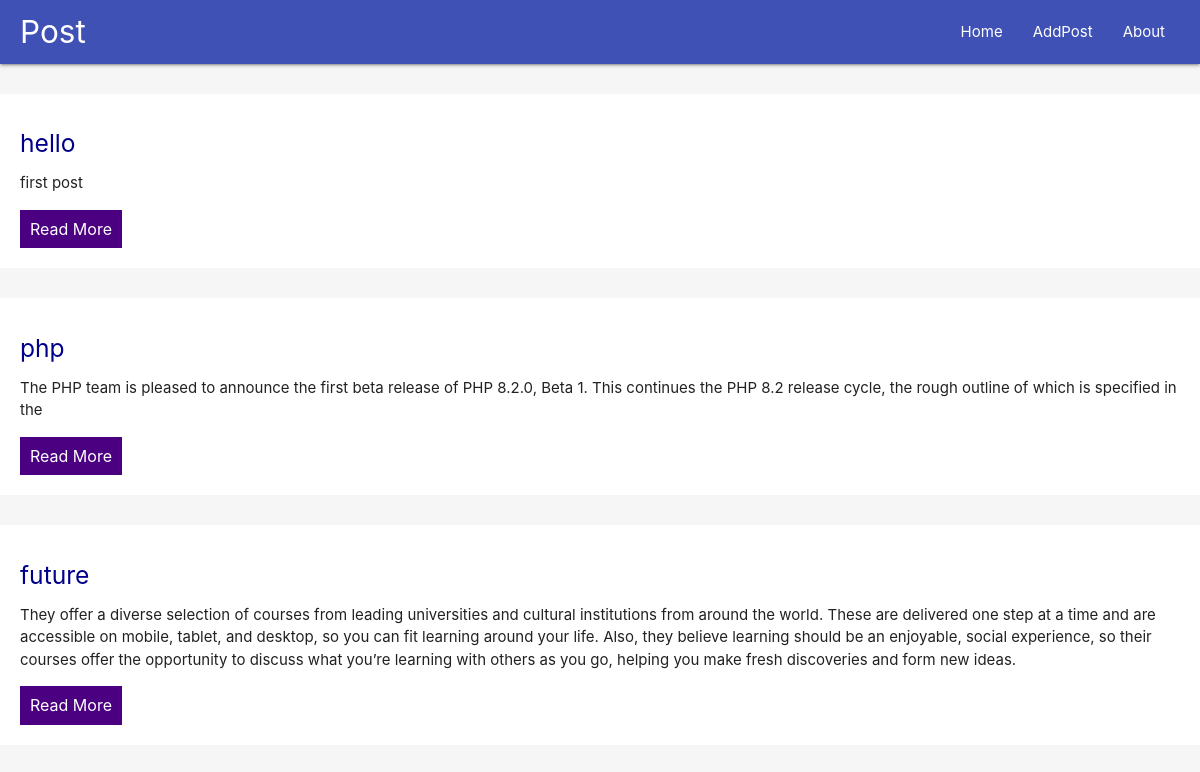
The page / on the database its author committed.
### tables this page shows
CREATE TABLE `posts` (
  `id` int(11) NOT NULL,
  `title` varchar(255) NOT NULL,
  `post` text NOT NULL
);

### config.php (called while the page is built, shortened)
<?php
function showPost()
{
    $query = "SELECT * FROM `posts`";
    return mysqli_query($GLOBALS['con'], $query);
}

### index.php (the view, shortened to what this page needs)
<?php require 'header.php' ?>
<?php
require_once('config.php');
$res = showPost();
if (mysqli_num_rows($res) > 0) {
  while ($rows = mysqli_fetch_assoc($res)) { ?>
    <div class="article">
      <div class="contanier">
        <h5 style="color: darkblue;"><?php echo $rows['title']; ?></h5>
        <p><?php echo $rows['post']; ?></p>
        <a><button>Read More</button></a>
      </div>
    </div>
<?php
  }
}
?>
</body>
</html>

### header.php (shortened to what this page needs)
<!DOCTYPE html>
<html lang="en">
<head>
    <link rel="stylesheet" href="css/materialize.min.css">
    <link rel="stylesheet" href="css/main.css">
</head>
<body>
    <nav>
        <div class="nav-wrapper indigo">
            <a href="#" class="brand-logo left">Post</a>
            <ul class="right hide-on-med-and-down">
                <li><a href="index.php">Home</a></li>
                <li><a href="addPost.php">AddPost</a></li>
                <li><a href="#">About</a></li>
            </ul>
        </div>
    </nav>

### css/main.css (style rules this page uses)
body { background: #f6f6f6; }
nav .nav-wrapper { padding-right: 20px; }
nav .brand-logo { padding-left: 20px; }
.article { background: #fff; padding:20px ; margin-top: 30px; }
.article button { padding: 10px; color: #fff; background:indigo ; font-size: 16px; border: 0; }

### rows shown on the page
posts: title "hello", post "first post"
posts: title "php", post "The PHP team is pleased to announce the first beta release of PHP 8.2.0, Beta 1. This continues the PHP 8.2 release cycle, the rough outline of which is specified in the"
posts: title "future", post "They offer a diverse selection of courses from leading universities and cultural institutions from around the world. These are delivered one step at a time and are accessible on mobile, tablet, and desktop, so you can fit learning around your life. Also, they believe learning should be an enjoyable, social experience, so their courses offer the opportunity to discuss what you’re learning with others as you go, helping you make fresh discoveries and form new ideas."
